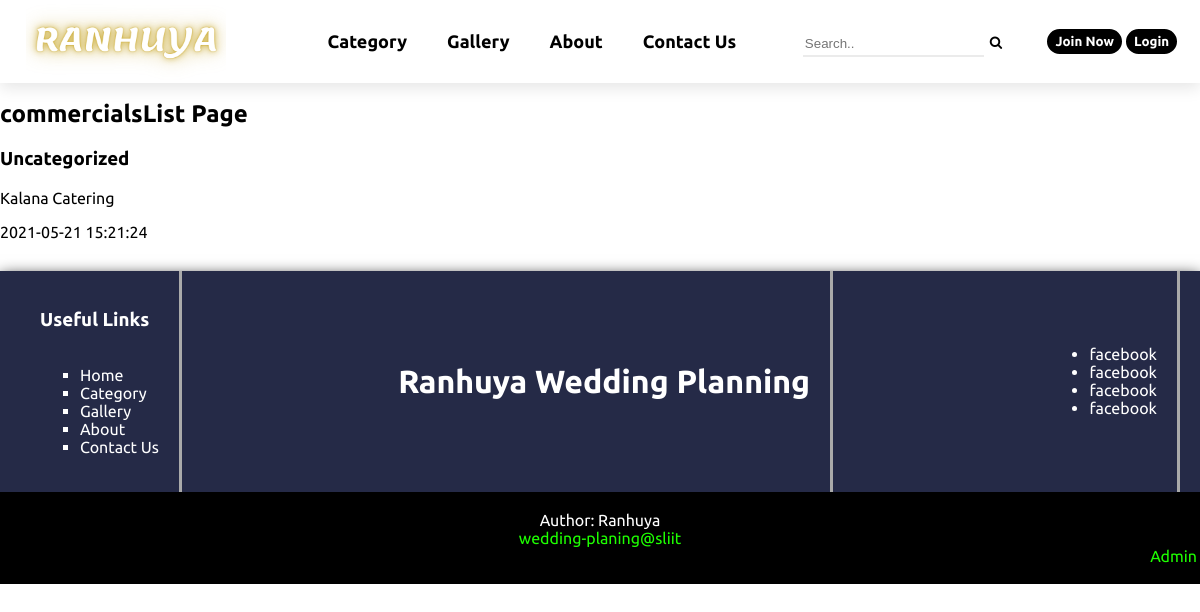
Before: /commercialsListPage.php?catID=1&catName=Uncategorized with the older database file.
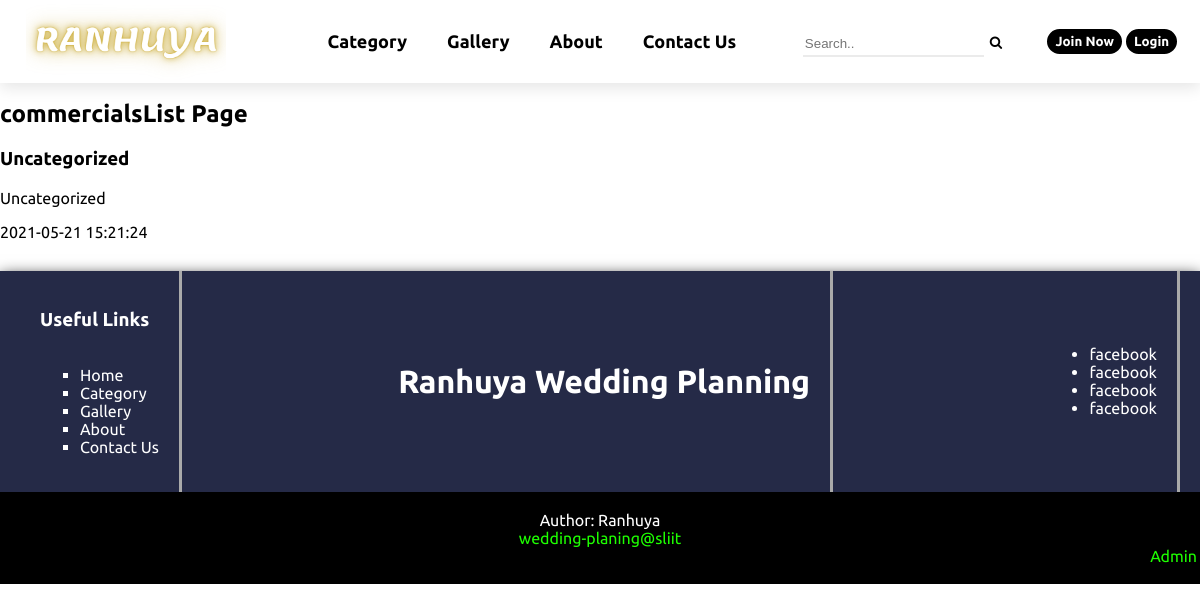
After: the same page with the newer database file.
### tables this page shows
CREATE TABLE Advertisement_payment(
    adID INT AUTO_INCREMENT PRIMARY KEY NOT NULL,   
    paymentID INT  NOT NULL,   
	catID INT DEFAULT NULL,
	title varchar(20)  NOT NULL,
	addDescription varchar(300)  NOT NULL,
    mobile INT NOT NULL,
	addImageLoc varchar(30),
	publishDateTime DateTime,	
	status bit,
	amount real,
	pay_type varchar(20),
	pymntDescription varchar(300),
	vendorID INT,
	 
	
    CONSTRAINT adIDcat_fk FOREIGN KEY (catID) REFERENCES Category(catID) ON DELETE SET NULL,	
	CONSTRAINT VPAvendor_fk FOREIGN KEY (vendorID) REFERENCES Vendor(vendorID) ON DELETE SET NULL
	
);

### commercialsListPage.php (the view, shortened to what this page needs)
<?php
    $title = 'Commercials List'; include("header.php");
?>
<link rel="stylesheet" href="./assets/css/commercialsList.css">
<section>
    <h1 class="main-title">commercialsList Page</h1>
    <?php
        $sql = "SELECT adID, title, addImageLoc, publishDateTime, status
        FROM Advertisement_payment AS A
        WHERE A.catID ='" . $_GET['catID'] . "'
        ;";
        $result = $conn->query($sql);
        echo "<h3>". $_GET['catName'] ."</h3>";
        if ($result->num_rows > 0) {
            while ($row = $result->fetch_assoc()) {
                if($row['status']) {
                    echo "
                    ".(isset($_SESSION['id'])?"<a href='./adDetailsPage.php?adID=". $row['adID'] ."'>". $row['title'] ."</a>":"<p>". $row['title'] ."</p>")."
                    <p>". $row['publishDateTime'] ."</p>
                    ";
                }
            }
        }
        else {
            echo "0 results";
        }
    ?>
</section>
<?php include("footer.php"); ?>

### header.php (shortened to what this page needs)
<!DOCTYPE html>
<html lang="en">
  <head>
    <link rel="stylesheet" href="https://cdnjs.cloudflare.com/ajax/libs/font-awesome/4.7.0/css/font-awesome.min.css">
    <link rel="stylesheet" href="./assets/css/main.css">
    <link rel="stylesheet" href="./assets/css/header.css">
  </head>
  <body>
    <nav>
      <div class="nav__container sticky">
        <div class="nav__logo">
          <a href="./index.php"><img src="./assets/img/logo.png" alt="Ranhuya"></a>
        </div>
        <div class="nav__links">
          <ul class="links">
            <li><a href="./categorydisplaypage.php">Category</a></li>
            <li><a href="./gallery.php">Gallery</a></li>
            <li><a href="./about.php">About</a></li>
            <li><a href="./contactUs.php">Contact Us</a></li>
          </ul>
        </div>
        <div>
        <form class="nav__search" action="search.src.php" method="get">
              <input type="text" placeholder="Search.." name="search" id="">
              <button type="submit"><i class="fa fa-search"></i></button>
            </form>
        </div>
        <div class="nav__btn">
        <?php
            if (isset($_SESSION["id"])) {
              if ($_SESSION["role"] === 'admin') {
                echo '<a href="./admin.php"><button class="button">Admin Dashboard</button></a>';
              }
              else if (($_SESSION["role"] === 'customer')) {
                echo '<a href="./customerDashboard.php"><button class="button">Dashboard</button></a>';
              }
              else if (($_SESSION["role"] === 'vendor')) {
                echo '<a href="./vendorDashboard.php"><button class="button">Dashboard</button></a>';
              }
              echo '<a href="./src/logout.src.php"><button class="button">Logout</button></a>';
            }
            else {
              echo '<a href="./signup.php"><button class="button">Join Now</button></a>';
              echo '<a href="./login.php"><button class="button">Login</button></a>';
            }
            ?>
        </div>
      </div>
    </nav>
  <div class="wrapper">

### footer.php
<link rel="stylesheet" href="./assets/css/footer.css">
<footer>
  <div class="footer__container">
    <div class="footer__section links">
      <h3>Useful Links</h3>
      <ul class="sh__links">
        <li><a href="./index.php">Home</a></li>
        <li><a href="./categorydisplaypage.php">Category</a></li>
        <li><a href="./Gallery.php">Gallery</a></li>
        <li><a href="./about.php">About</a></li>
        <li><a href="./contactUs.php">Contact Us</a></li>
      </ul>
    </div>
    <div class="footer__section middle">
      <h1>Ranhuya Wedding Planning</h1>
    </div>
    <div class="footer__section social">
      <ul class="social__links">
        <li>facebook</li>
        <li>facebook</li>
        <li>facebook</li>
        <li>facebook</li>
      </ul>
    </div>
  </div>
  <div class="lower__footer">
    <p>Author: Ranhuya<br>
    <a class="mail" href="mailto:wedding-planing@sliit.lk">wedding-planing@sliit
    <a class="admin" href="./adminLogin.php">Admin</a>
  </div>
</footer>
</div>
</body>
</html>

### assets/css/main.css (style rules this page uses)
html, body { margin: 0; padding: 0; font-family: 'Ubuntu', sans-serif; }
a { text-decoration: none; }

### assets/css/header.css (style rules this page uses)
.nav__container { align-items: center; display: flex; flex-direction: row; justify-content: space-around; box-shadow: 0 5px 15px rgba(0, 0, 0, 0.1); place-items: center; background-color: white; z-index: 99999; }
.sticky { position: fixed; top: 0; width: 100%; }
.nav__logo img { height: 80px; width: 200px; margin-left: 5px; }
.nav__links ul { display: flex; flex-direction: row; justify-content: space-between; }
.nav__links ul li a { font-family: 'Ubuntu', sans-serif; font-weight: bold; padding: 0px 20px 0px; text-decoration: none; font-size: large; color: black; }
.nav__btn button { background-color: black; border-radius: 100px; color: white; border-color: white; border-style: solid; padding: 5px 8px 5px; font-family: 'Ubuntu', sans-serif; font-weight: bold; cursor: pointer; }
.links { list-style: none; }
.nav__search { padding: 5px; }
.nav__search input { box-sizing: border-box; border: none; border-bottom: 2px solid #ebebeb; height: 25px; float: left; }
.nav__search button { border-radius: 4px; border: none; background-color: white; height: 15px; width: 15px; cursor: pointer; }
.wrapper { margin-top: 100px; }

### assets/css/footer.css (style rules this page uses)
.footer__container { display: flex; flex-direction: row; justify-content: space-between; padding: 0px 20px 0px; box-shadow: 0 5px 15px rgba(0, 0, 0, 1); background: #252a47; margin-top: 30px; color: white; }
.footer__container a { color: white; }
.footer__section { display: flex; flex-direction: column; justify-content: space-around; border-color: rgb(170, 170, 170); padding: 20px; border-top-style: none; border-right-style: solid; border-bottom-style: none; border-left-style: none; }
.sh__links { list-style: square; }
.lower__footer { text-align: center; padding: 3px; background-color: rgb(0, 0, 0); color: white; }
.lower__footer .mail { text-decoration: none; color: rgb(30, 255, 0); }
.lower__footer .admin { text-decoration: none; color: rgb(30, 255, 0); display: flex; justify-content: right; }

Changed rows visible on the page:
changed advertisement_payment: title "Kalana Catering" → "Uncategorized"
